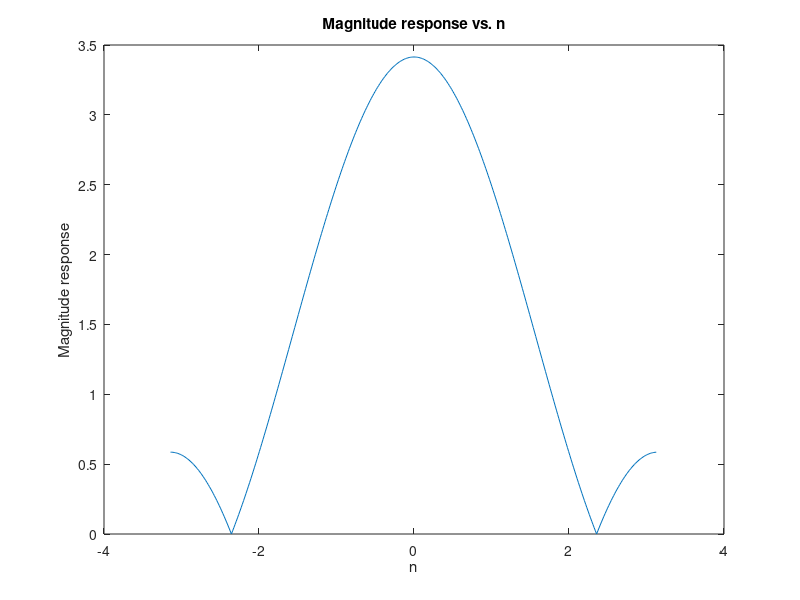
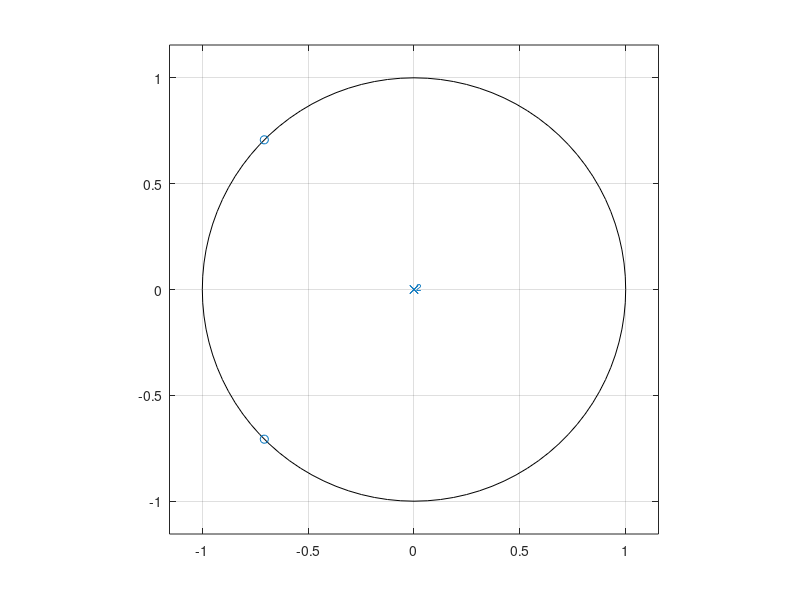

Reproduce these figures in MATLAB, in order.
w_null = 0.75*pi;
w = -pi : 2*pi/400 : pi-2*pi/400;
bb = [1 -2*cos(w_null) 1];


H = abs(1 + -2*cos(w_null)*exp(j*w) + exp(j*2*w));

% Amplitude Response
figure;
plot(w, abs(H));
xlabel( 'n' );
ylabel('Magnitude response');
title('Magnitude response vs. n');

% Zero-Pole Response
figure;
denom = [1];
zplane(bb, denom);

% 1.6 extra
% <u>Pole-Zero Diagram Plot:</u>
% Pole -> w = 0 (no point where ampltiude response is infinity (denominator
% is just 0), but at w=0, we have a pole, as this leads the denominator in the z-domain to be 0. The nulled frequencies (corresponding to zero magnitudes, as
% shown in the magnitude response plot & dltidemo) are on the unit circle
% at their respective frequencies.
% <u>Magnitude Response Plot:</u>
% Zeros at w=-w_null,w_null in the frequency domin, as indicated as well in
% the dltidemo. For time domain, these zeros correspond to the following: (f=-w_null/2*pi,w_null*2*pi)
